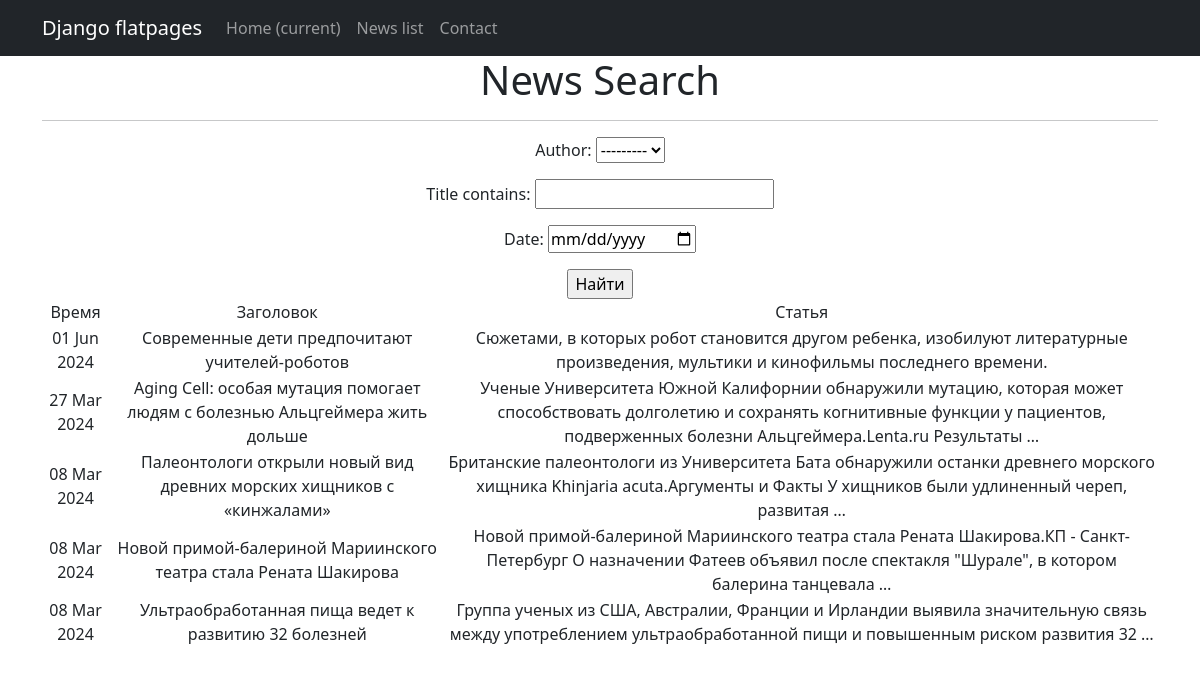
Screenshot of /search with the database file from the repository.
### news/models.py (models this page shows, shortened)
class Post(models.Model):
    author = models.ForeignKey(Author, on_delete=models.CASCADE, related_name='posts')
    article = 'ART'
    news = 'NEW'
    POSTS = [
        (article, "Статья"),
        (news, "Новость")
    ]
    type = models.CharField(max_length=3,
                            choices=POSTS,
                            default=article)
    creation_time = models.DateTimeField(auto_now_add=True)
    title = models.CharField(max_length=255)
    text = models.TextField()
    rating = models.IntegerField(default=0)
    category = models.ManyToManyField(Category, through='PostCategory')

### news/views.py (the view)
# urls.py: path('search', NewsSearch.as_view(), name='search'),
class NewsSearch(ListView):
    model = Post
    ordering = '-creation_time'
    template_name = 'search.html'
    context_object_name = 'search'
    def get_queryset(self):
        queryset = super().get_queryset()
        self.filterset = PostFilter(self.request.GET, queryset)
        return self.filterset.qs
    def get_context_data(self, **kwargs):
        context = super().get_context_data(**kwargs)
        context['filterset'] = self.filterset
        return context

### news/models.py (called while the page is built)
    def __str__(self):
        return f"{self.user.username}"

### news/templatetags/custom_filters.py (called while the page is built)
@register.filter()
def censor(word):
    if isinstance(word, str):
        for a in word.split():
            if a.capitalize() in censor_filter:
                word = word.replace(a, a[0] + '*' * len(a))
    return word

### templates/search.html (shortened to what this page needs)
{% extends 'flatpages/default.html' %}
{% load custom_filters %}
{% load custom_tags %}
{% block content %}
    <h1>News Search</h1>
    <hr>
    <form action="" method="get">
        {{ filterset.form.as_p}}
        <input type="submit" value="Найти"/>
    </form>
    {% if search %}
        <table>
            <tr>
                <td>Время</td>
                <td>Заголовок</td>
                <td>Статья</td>
            </tr>
            {% for post in search %}
                <tr>
                    <td>{{ post.creation_time|date:'d M Y' }}</td>
                    <td>{{ post.title|censor }}</td>
                    <td>{{ post.text|truncatewords:20|censor }}</td>
                </tr>
            {% endfor %}
        </table>
    {% else %}
        <h2>Постов нет!</h2>
    {% endif %}
{% endblock content %}

### rows the page displays
Post: creation_time "01 Jun 2024", title|censor "Современные дети предпочитают учителей-роботов", text|censor "Сюжетами, в которых робот становится другом ребенка, изобилуют литературные произведения, мультики и кинофильмы последнего времени."
Post: creation_time "27 Mar 2024", title|censor "Aging Cell: особая мутация помогает людям с болезнью Альцгеймера жить дольше", text|censor "Ученые Университета Южной Калифорнии обнаружили мутацию, которая может способствовать долголетию и сохранять когнитивные функции у пациентов, подверженных болезни Альцгеймера.Lenta.ru Результаты …"
Post: creation_time "08 Mar 2024", title|censor "Палеонтологи открыли новый вид древних морских хищников с «кинжалами»", text|censor "‌Британские палеонтологи из Университета Бата обнаружили останки древнего морского хищника Khinjaria acuta.Аргументы и Факты У хищников были удлиненный череп, развитая …"
Post: creation_time "08 Mar 2024", title|censor "Новой примой-балериной Мариинского театра стала Рената Шакирова", text|censor "Новой примой-балериной Мариинского театра стала Рената Шакирова.КП - Санкт-Петербург О назначении Фатеев объявил после спектакля \"Шурале\", в котором балерина танцевала …"
Post: creation_time "08 Mar 2024", title|censor "Ультраобработанная пища ведет к развитию 32 болезней", text|censor "Группа ученых из США, Австралии, Франции и Ирландии выявила значительную связь между употреблением ультраобработанной пищи и повышенным риском развития 32 …"
